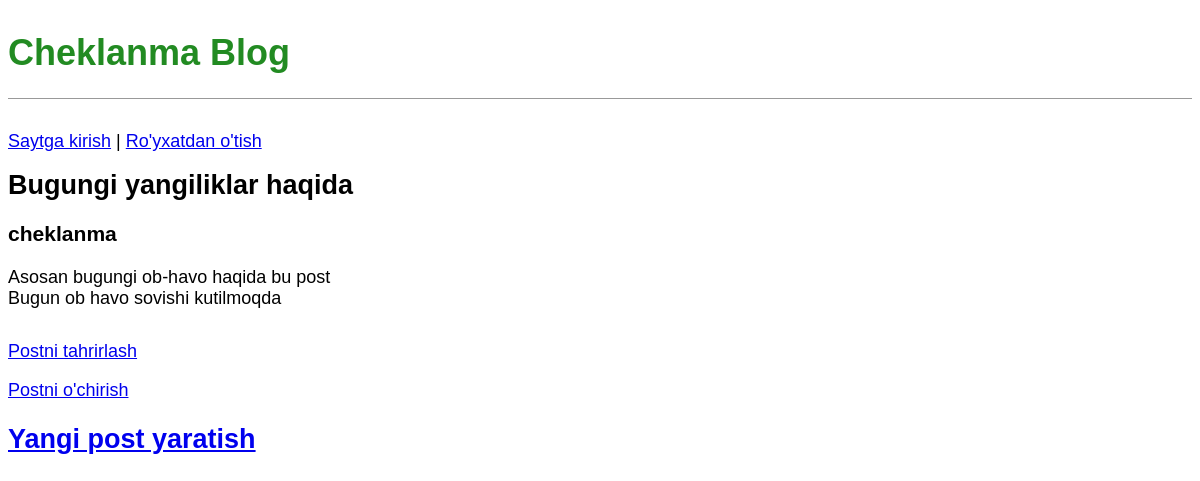
The app's page /post/1/ with its own data.
### blog/models.py (models this page shows, shortened)
class Post(models.Model):
    title = models.CharField(max_length=200)
    author = models.ForeignKey(
        'auth.User',
        on_delete=models.CASCADE,
    )
    summary = models.TextField(max_length=400)
    body = models.TextField()

### blog/views.py (the view)
# urls.py: path('post/<int:pk>/',BlogDetailView.as_view(),name = 'post_detail'),
class BlogDetailView(DetailView):
    model = Post
    template_name = 'post_detail.html'

### templates/post_detail.html
{% extends 'base.html' %}
{% block content %}
    <div class = "post-entry">
        <h2>{{ post.title }}</h2>
        <h3>{{ post.author }}</h3>
        <p>{{ post.summary }}</p>
        <p>{{ post.body }}</p>
    </div>
    <p><a href="{% url 'post_edit' post.pk %}">Postni tahrirlash</a></p>
    <p><a href="{% url 'post_delete' post.pk %}" >Postni o'chirish</a></p>
{% endblock content %}

### static/css/base.css (style rules this page uses)
body { font-family: 'Noto Sans JP', sans-serif; font-size: 18px; }
.post-entry { margin-bottom: 2rem; }
.post-entry h2 { margin: 0.5rem 0; }
.post-entry p { margin: 0; font-weight: 400; }

### records on screen
Post: title "Bugungi yangiliklar haqida", author "cheklanma", summary "Asosan bugungi ob-havo haqida bu post", body "Bugun ob havo sovishi kutilmoqda"
